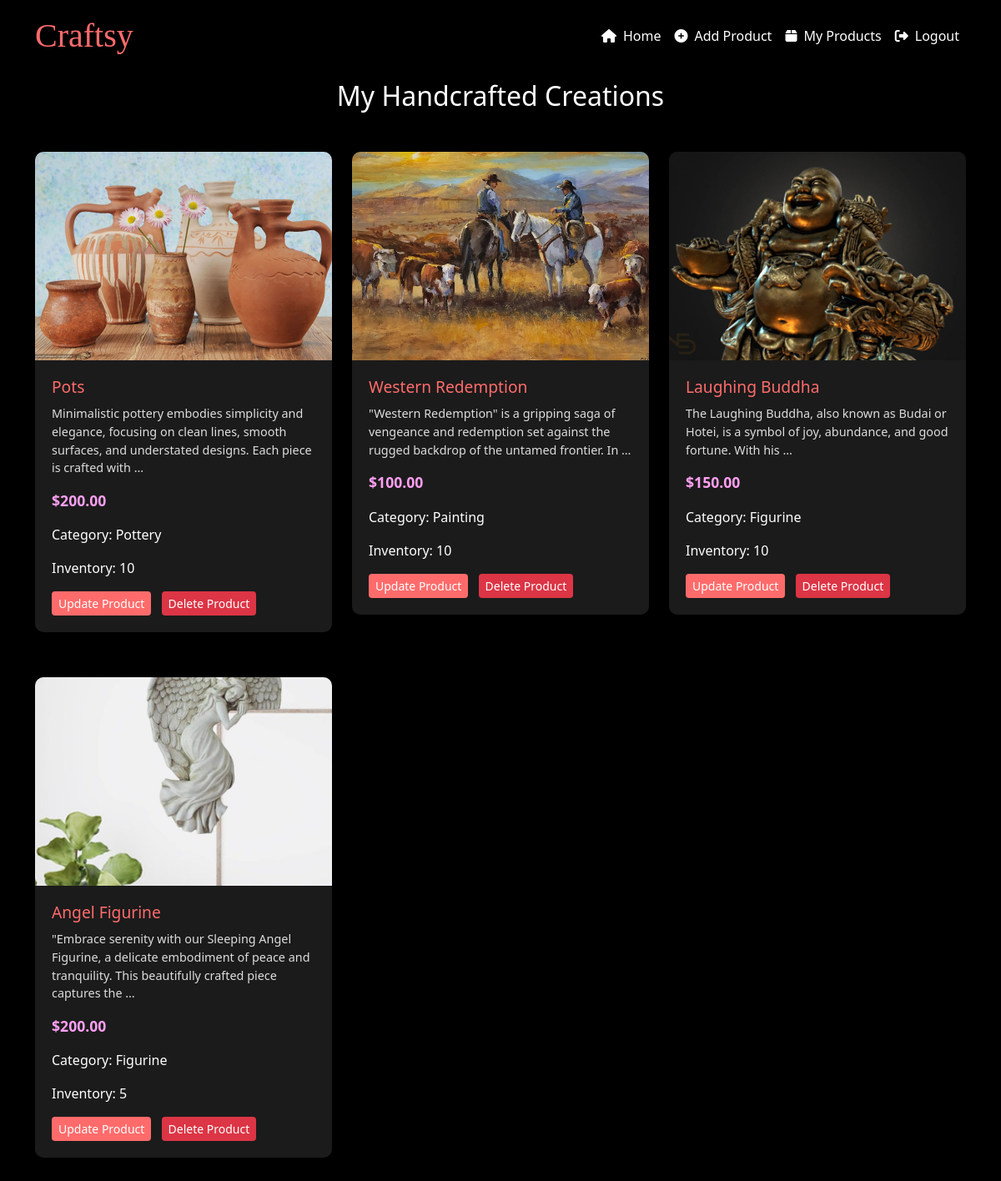
Before: /artisan/products/ (signed in) with the older database file.
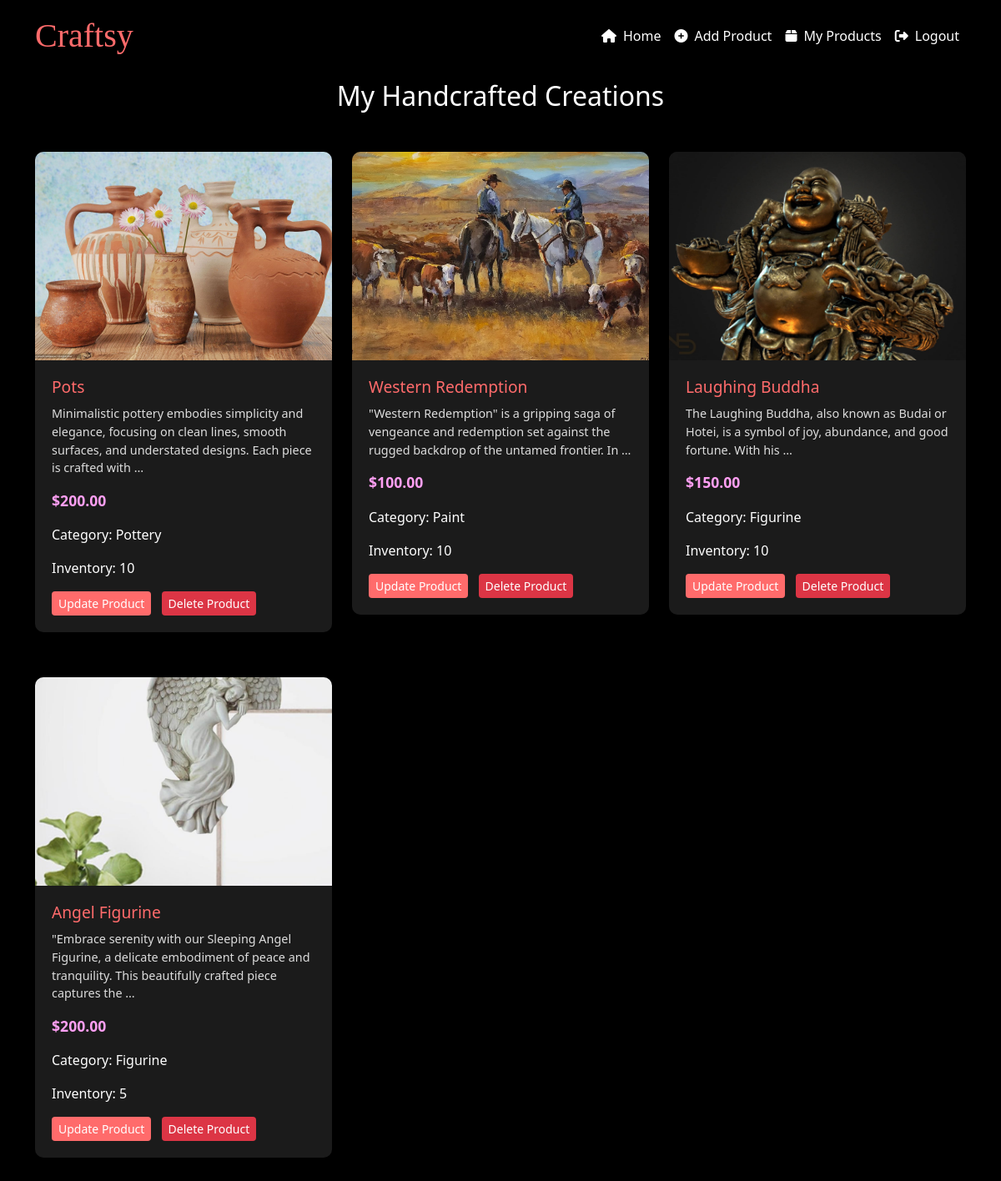
After: the same page with the newer database file.
### accounts/models.py (models this page shows, shortened)
class Product(models.Model):
    CATEGORY_CHOICES = [
        ('jewelry', 'Jewelry'),
        ('pottery', 'Pottery'),
        ('woodworking', 'Woodworking'),
        ('painting', 'Painting'),
    ]
    name = models.CharField(max_length=200)
    description = models.TextField()
    price = models.DecimalField(max_digits=10, decimal_places=2)
    category = models.ForeignKey(Category, on_delete=models.CASCADE, related_name='products')
    inventory = models.PositiveIntegerField()
    artisan = models.ForeignKey(Artisan, on_delete=models.CASCADE, related_name='products')
    created_at = models.DateTimeField(auto_now_add=True)
    updated_at = models.DateTimeField(auto_now=True)

class ProductImage(models.Model):
    product = models.ForeignKey(Product, related_name='images', on_delete=models.CASCADE)
    image = models.ImageField(upload_to='product_images/')
    is_primary = models.BooleanField(default=False)
    created_at = models.DateTimeField(auto_now_add=True)

class Category(models.Model):
    name = models.CharField(max_length=100, unique=True)
    description = models.TextField(blank=True)
    created_at = models.DateTimeField(auto_now_add=True)
    updated_at = models.DateTimeField(auto_now=True)
    is_active = models.BooleanField(default=True)  # Add this line
    class Meta:
        verbose_name_plural = "Categories"

### accounts/views.py (the view)
# urls.py: path('artisan/products/', views.artisan_products, name='artisan_products'),
@login_required
def artisan_products(request):
    if request.user.user_type != 'artisan':
        messages.error(request, "You don't have access to this page.")
        return redirect('home')
    artisan = get_object_or_404(Artisan, user=request.user)
    products = Product.objects.filter(artisan=artisan)
    return render(request, 'artisan_products.html', {'products': products})

### templates/artisan_products.html (shortened to what this page needs)
<!DOCTYPE html>
<html lang="en">
<head>
    <link href="https://cdn.jsdelivr.net/npm/bootstrap@5.3.0/dist/css/bootstrap.min.css" rel="stylesheet">
    <link rel="stylesheet" href="https://cdnjs.cloudflare.com/ajax/libs/font-awesome/6.5.2/css/all.min.css">
</head>
<body>
    <nav class="navbar navbar-expand-lg navbar-dark fixed-top">
        <div class="container">
            <a class="navbar-brand" href="{% url 'artisan_home' %}">Craftsy</a>
            <div class="collapse navbar-collapse" id="navbarNav">
                <ul class="navbar-nav ms-auto">
                    <li class="nav-item">
                        <a class="nav-link" href="{% url 'artisan_home' %}"><i class="fas fa-home me-2"></i>Home</a>
                    </li>
                    <li class="nav-item">
                        <a class="nav-link" href="{% url 'add_product' %}"><i class="fas fa-plus-circle me-2"></i>Add Product</a>
                    </li>
                    <li class="nav-item">
                        <a class="nav-link" href="{% url 'artisan_products' %}"><i class="fas fa-box me-2"></i>My Products</a>
                    </li>
                    <li class="nav-item">
                        <a class="nav-link" href="{% url 'logout' %}"><i class="fas fa-sign-out-alt me-2"></i>Logout</a>
                    </li>
                </ul>
            </div>
        </div>
    </nav>
    <div class="container">
        <div class="product-container">
            <h2 class="text-center mb-5">My Handcrafted Creations</h2>
            {% if products %}
                <div class="row">
                    {% for product in products %}
                        <div class="col-md-4 mb-4">
                            <div class="product-card">
                                <div class="product-image">
                                    {% if product.images.first %}
                                        <img src="{{ product.images.first.image.url }}" alt="{{ product.name }}">
                                    {% else %}
                                        <img src="https://via.placeholder.com/300x200?text=No+Image" alt="Default Product Image">
                                    {% endif %}
                                </div>
                                <div class="product-details">
                                    <h5 class="product-title">{{ product.name }}</h5>
                                    <p class="product-description">{{ product.description|truncatewords:20 }}</p>
                                    <p class="product-price">${{ product.price }}</p>
                                    <p class="product-info">Category: {{ product.category.name }}</p>
                                    <p class="product-info">Inventory: {{ product.inventory }}</p>
                                    <a href="{% url 'update_product' product.id %}" class="btn btn-update btn-sm me-2">Update Product</a>
                                    <button class="btn btn-delete btn-sm" data-bs-toggle="modal" data-bs-target="#deleteModal{{ product.id }}">Delete Product</button>
                                </div>
                            </div>
                        </div>
                    {% endfor %}
                </div>
            {% else %}
                <p class="text-center">You haven't added any products yet.</p>
            {% endif %}
    </div>
</body>
</html>

### templates/artisan_products.html (style rules this page uses)
body { background-color: #000; color: #fff; font-family: 'Segoe UI', Tahoma, Geneva, Verdana, sans-serif; }
.navbar { background-color: rgba(0, 0, 0, 0.8); }
.navbar-brand { font-family: 'Brush Script MT', cursive; font-size: 2.5rem; color: #ff6b6b !important; text-shadow: 2px 2px 4px rgba(0,0,0,0.5); transition: all 0.3s ease; }
.navbar-dark .navbar-nav .nav-link { color: #fff; }
.product-container { margin: 6rem auto 2rem; }
.product-card { background-color: rgba(34, 34, 34, 0.8); border-radius: 10px; overflow: hidden; margin-bottom: 30px; transition: all 0.3s ease; transform-style: preserve-3d; perspective: 1000px; }
.product-image { height: 250px; overflow: hidden; }
.product-image img { width: 100%; height: 100%; object-fit: cover; transition: all 0.3s ease; }
.product-details { padding: 20px; }
.product-title { font-size: 1.2rem; margin-bottom: 10px; color: #ff6b6b; }
.product-description { font-size: 0.9rem; margin-bottom: 15px; color: #ddd; }
.product-price { font-size: 1.1rem; font-weight: bold; color: #ff9ff3; }
.btn-update { background-color: #ff6b6b; border: none; color: #fff; transition: all 0.3s ease; }
.btn-delete { background-color: #dc3545; border: none; color: #fff; transition: all 0.3s ease; }

Changed rows visible on the page:
changed through a linked row, Product "Western Redemption": category.name "Painting" → "Paint"
